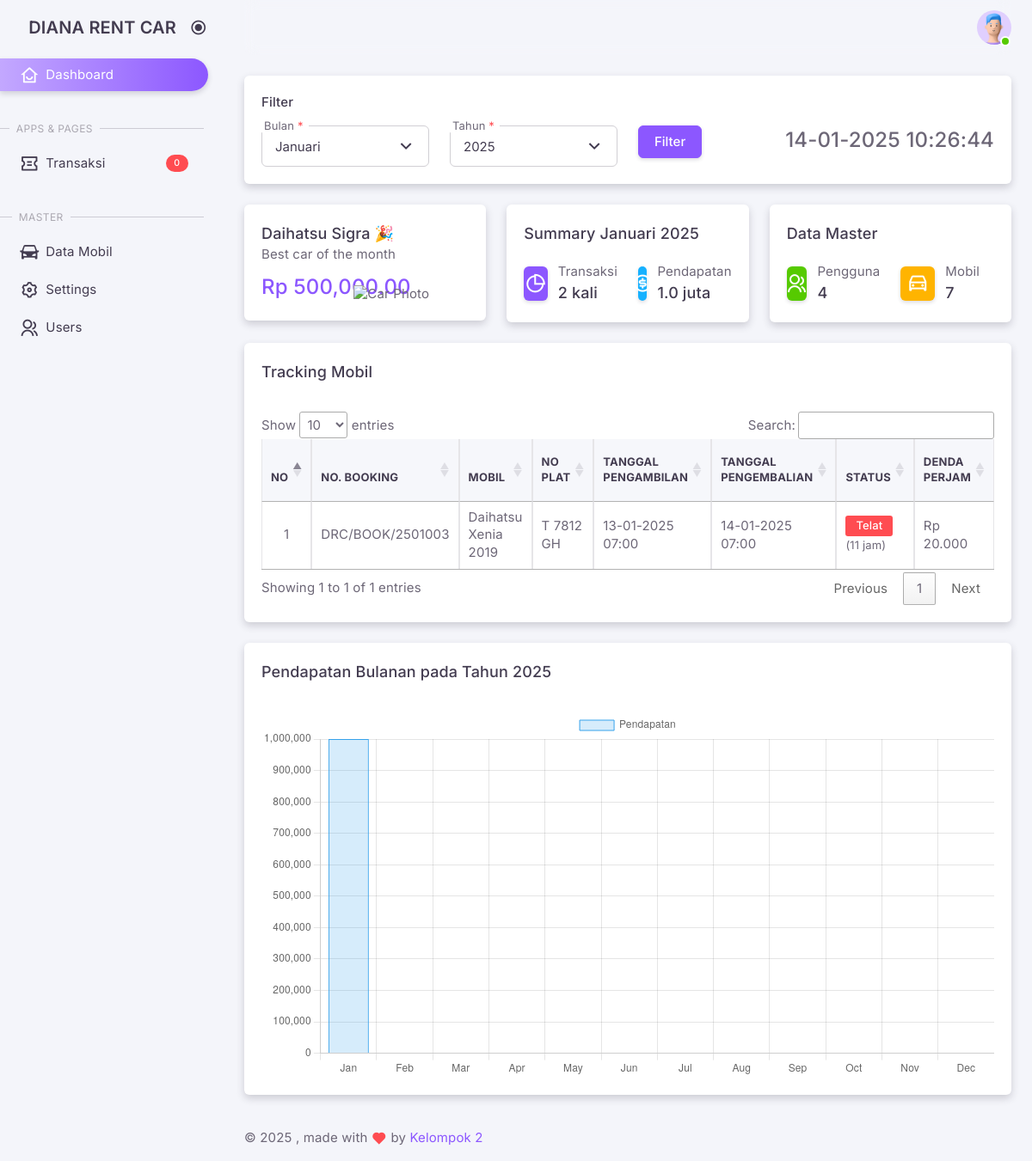
The app's page /admin/index.php (signed in) with its own data.
### tables this page shows
CREATE TABLE IF NOT EXISTS `tt_bookings` (
  `id` int NOT NULL AUTO_INCREMENT,
  `uuid` varchar(40) NOT NULL,
  `no_booking` varchar(40) NOT NULL,
  `car_id` int NOT NULL,
  `user_id` int NOT NULL,
  `is_driver` int DEFAULT NULL,
  `driver_id` int DEFAULT NULL,
  `date_start` datetime NOT NULL,
  `date_end` datetime NOT NULL,
  `destination` varchar(255) NOT NULL,
  `harga_mobil` int NOT NULL,
  `total_harga` int NOT NULL,
  `denda_mobil` int DEFAULT NULL,
  `total_denda` int DEFAULT NULL,
  `status` enum('Belum Bayar','Menunggu Konfirmasi','Disetujui','Ditolak','Berjalan','Selesai') NOT NULL,
  `note` text,
  `created_at` timestamp NULL DEFAULT CURRENT_TIMESTAMP,
  `updated_at` timestamp NULL DEFAULT CURRENT_TIMESTAMP ON UPDATE CURRENT_TIMESTAMP,
  PRIMARY KEY (`id`),
  UNIQUE KEY `id` (`id`),
  UNIQUE KEY `no_booking` (`no_booking`),
  KEY `fk_tt_bookings_car_id` (`car_id`),
  KEY `fk_tt_bookings_user_id` (`user_id`),
  KEY `fk_tt_bookings_driver_id` (`driver_id`),
  CONSTRAINT `fk_tt_bookings_car_id` FOREIGN KEY (`car_id`) REFERENCES `tm_cars` (`id`) ON DELETE CASCADE ON UPDATE CASCADE,
  CONSTRAINT `fk_tt_bookings_driver_id` FOREIGN KEY (`driver_id`) REFERENCES `users` (`id`) ON DELETE CASCADE ON UPDATE CASCADE,
  CONSTRAINT `fk_tt_bookings_user_id` FOREIGN KEY (`user_id`) REFERENCES `users` (`id`) ON DELETE CASCADE ON UPDATE CASCADE
);

CREATE TABLE IF NOT EXISTS `tm_cars` (
  `id` int NOT NULL AUTO_INCREMENT,
  `uuid` varchar(36) NOT NULL,
  `merk` varchar(100) NOT NULL,
  `tipe` varchar(100) NOT NULL,
  `jumlah_kursi` int NOT NULL,
  `jumlah_pintu` int NOT NULL,
  `warna` varchar(50) NOT NULL,
  `no_plat` varchar(50) NOT NULL,
  `tahun` year NOT NULL,
  `km` int NOT NULL,
  `jenis_bensin` varchar(50) NOT NULL,
  `harga` int NOT NULL DEFAULT (0),
  `denda` int NOT NULL DEFAULT (0),
  `transmisi` varchar(50) NOT NULL,
  `status` varchar(50) NOT NULL,
  `photo` text,
  `created_by` int DEFAULT NULL,
  `updated_by` int DEFAULT NULL,
  `created_at` datetime DEFAULT CURRENT_TIMESTAMP,
  `updated_at` datetime DEFAULT CURRENT_TIMESTAMP ON UPDATE CURRENT_TIMESTAMP,
  PRIMARY KEY (`id`),
  UNIQUE KEY `id` (`id`),
  UNIQUE KEY `uuid` (`uuid`),
  UNIQUE KEY `no_plat` (`no_plat`)
);

### admin/home.php (the view, shortened to what the rows shown need)
<?php
require_once '../classes/Car.php';
require_once '../classes/Booking.php';
require_once '../classes/Payment.php';
$carModel = new Car();
$bookingModel = new Booking();
$paymentModel = new Payment();
$bookingOnProgress = $bookingModel->getBookingOnProgress();
$no = 1;
$selectedYear = isset($_GET['year']) ? $_GET['year'] : date('Y');
$monthlyPayments = $paymentModel->getMonthlyPaymentsForCurrentYear($selectedYear);
$months = array_fill(1, 12, 0);
foreach ($monthlyPayments as $payment) {
    $months[(int)$payment['month']] = (float)$payment['total_amount'];
}
?>
<?php if ($_SESSION['user_role'] == 'admin'): ?>
    <div class="container-xxl flex-grow-1 container-p-y">
        <div class="row gy-6">
            <div class="col-xl-12 col-md-12">
                <div class="card">
                    <div class="card-body pt-lg-2">
                        <div class="table-responsive">
                            <table id="bookingProgressTable" class="table table-bordered table-striped table-sm" width="100%">
                                <thead>
                                    <tr>
                                        <th>No</th>
                                        <th>No. Booking</th>
                                        <th>Mobil</th>
                                        <th>No Plat</th>
                                        <th>Tanggal Pengambilan</th>
                                        <th>Tanggal Pengembalian</th>
                                        <th>Status</th>
                                        <th>Denda Perjam</th>
                                    </tr>
                                </thead>
                                <tbody>
                                    <?php foreach ($bookingOnProgress as $booking): ?>
                                        <?php
                                        $car = $carModel->getCarById($booking['car_id']);
                                        if (!function_exists('formatRupiah')) {
                                            function formatRupiah($angka)
                                            {
                                                return 'Rp ' . number_format($angka, 0, ',', '.');
                                            }
                                        }
                                        ?>
                                        <tr>
                                            <td class="text-center"><?php echo $no++; ?></td>
                                            <td><?php echo htmlspecialchars($booking['no_booking']); ?></td>
                                            <td><?php echo htmlspecialchars($car['merk'] . " " . $car['tipe'] . " " . $car['tahun']); ?></td>
                                            <td><?php echo htmlspecialchars($car['no_plat']); ?></td>
                                            <td>
                                                <?php
                                                echo htmlspecialchars((new DateTime($booking['date_start']))->format('d-m-Y H:i'));
                                                ?>
                                            </td>
                                            <td>
                                                <?php
                                                echo htmlspecialchars((new DateTime($booking['date_end']))->format('d-m-Y H:i'));
                                                ?>
                                            </td>
                                            <td>
                                                <?php
                                                $timezone = new DateTimeZone('Asia/Jakarta');
                                                $dateEnd = new DateTime($booking['date_end'], $timezone);
                                                $now = new DateTime('now', $timezone);
                                                if ($dateEnd > $now) {
                                                    $status = 'Berjalan';
                                                    $color = 'info';
                                                    $lateTime = null;
                                                } else {
                                                    $status = 'Telat';
                                                    $color = 'danger';
                                                    $interval = $now->diff($dateEnd);
                                                    $lateMinutes = ($interval->days * 24 * 60) + ($interval->h * 60) + $interval->i;
                                                    $lateTime = ceil($lateMinutes / 60);
                                                }
                                                ?>
                                                <span class="badge bg-<?php echo $color; ?>">
                                                    <?php echo htmlspecialchars($status); ?>
                                                </span>
                                                <br>
                                                <?php if ($lateTime !== null): ?>
                                                    <small>(<?php echo $lateTime; ?> jam)</small>
                                                <?php endif; ?>
                                            </td>
                                            <td><?php echo $booking['denda_mobil'] !== null ? formatRupiah($booking['denda_mobil']) : 'Rp. 0'; ?></td>
                                        </tr>
                                    <?php endforeach; ?>
                                </tbody>
                            </table>
                        </div>
                    </div>
                </div>
            </div>
        </div>
    </div>
    <script>
        const ctx = document.getElementById('monthlyOverviewChart').getContext('2d');
        const monthlyOverviewChart = new Chart(ctx, {
            type: 'bar',
            data: {
                labels: ['Jan', 'Feb', 'Mar', 'Apr', 'May', 'Jun', 'Jul', 'Aug', 'Sep', 'Oct', 'Nov', 'Dec'],
                datasets: [{
                    label: 'Pendapatan',
                    data: <?php echo json_encode(array_values($months)); ?>,
                    backgroundColor: 'rgba(54, 162, 235, 0.2)',
                    borderColor: 'rgba(54, 162, 235, 1)',
                    borderWidth: 1
                }]
            },
            options: {
                scales: {
                    y: {
                        beginAtZero: true
                    }
                }
            }
        });
    </script>
<?php endif; ?>

### records on screen
tt_bookings: no_booking "DRC/BOOK/2501003", car.tahun "Daihatsu Xenia 2019", car.no_plat "T 7812 GH", date_start "13-01-2025 07:00", date_end "14-01-2025 07:00", date_end "Telat", lateTime "11", denda_mobil "Rp 20.000"

### other values on screen
$totalBookings "0"
$bestCar['merk'] "Daihatsu"
$bestCar['tipe'] "Sigra"
$totalRevenue "500,000.00"
$monthName . " " . $selectedYear "Januari 2025"
$totalCompletedBookings "2"
formatNumber($totalAmount) "1.0 juta"
$totalUser "4"
$totalCar "7"
$selectedYear "2025"
form field year "2025"
chart data {{ json_encode(array_values($months)) }} [1000000,0,0,0,0,0,0,0,0,0,0,0]
